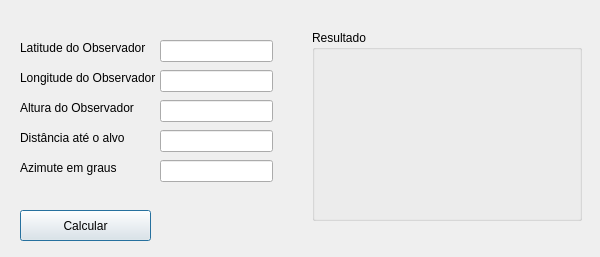
<?xml version="1.0" encoding="UTF-8"?>
<ui version="4.0">
 <class>GeoPy_Calculator</class>
 <widget class="QDialog" name="GeoPy_Calculator">
  <property name="geometry">
   <rect>
    <x>0</x>
    <y>0</y>
    <width>600</width>
    <height>257</height>
   </rect>
  </property>
  <property name="windowTitle">
   <string>Dialog</string>
  </property>
  <widget class="QGroupBox" name="cbResultado">
   <property name="geometry">
    <rect>
     <x>312</x>
     <y>30</y>
     <width>270</width>
     <height>191</height>
    </rect>
   </property>
   <property name="title">
    <string>Resultado</string>
   </property>
   <widget class="QLabel" name="label_resultado">
    <property name="geometry">
     <rect>
      <x>18</x>
      <y>49</y>
      <width>230</width>
      <height>101</height>
     </rect>
    </property>
    <property name="text">
     <string/>
    </property>
   </widget>
  </widget>
  <widget class="QPushButton" name="btnCalcular">
   <property name="geometry">
    <rect>
     <x>20</x>
     <y>210</y>
     <width>131</width>
     <height>31</height>
    </rect>
   </property>
   <property name="text">
    <string>Calcular</string>
   </property>
  </widget>
  <widget class="QLabel" name="label_lat_observador">
   <property name="geometry">
    <rect>
     <x>20</x>
     <y>40</y>
     <width>141</width>
     <height>16</height>
    </rect>
   </property>
   <property name="text">
    <string>Latitude do Observador</string>
   </property>
  </widget>
  <widget class="QLabel" name="label_lon_observador">
   <property name="geometry">
    <rect>
     <x>20</x>
     <y>70</y>
     <width>141</width>
     <height>16</height>
    </rect>
   </property>
   <property name="text">
    <string>Longitude do Observador</string>
   </property>
  </widget>
  <widget class="QLabel" name="label_alt_observador">
   <property name="geometry">
    <rect>
     <x>20</x>
     <y>100</y>
     <width>141</width>
     <height>16</height>
    </rect>
   </property>
   <property name="text">
    <string>Altura do Observador</string>
   </property>
  </widget>
  <widget class="QLabel" name="label_dist_alvo">
   <property name="geometry">
    <rect>
     <x>20</x>
     <y>130</y>
     <width>141</width>
     <height>16</height>
    </rect>
   </property>
   <property name="text">
    <string>Distância até o alvo</string>
   </property>
  </widget>
  <widget class="QLabel" name="label_azimute">
   <property name="geometry">
    <rect>
     <x>20</x>
     <y>160</y>
     <width>141</width>
     <height>16</height>
    </rect>
   </property>
   <property name="text">
    <string>Azimute em graus</string>
   </property>
  </widget>
  <widget class="QLineEdit" name="entry_lat_observador">
   <property name="geometry">
    <rect>
     <x>160</x>
     <y>40</y>
     <width>113</width>
     <height>22</height>
    </rect>
   </property>
  </widget>
  <widget class="QLineEdit" name="entry_lon_observador">
   <property name="geometry">
    <rect>
     <x>160</x>
     <y>70</y>
     <width>113</width>
     <height>22</height>
    </rect>
   </property>
  </widget>
  <widget class="QLineEdit" name="entry_alt_observador">
   <property name="geometry">
    <rect>
     <x>160</x>
     <y>100</y>
     <width>113</width>
     <height>22</height>
    </rect>
   </property>
  </widget>
  <widget class="QLineEdit" name="entry_distancia">
   <property name="geometry">
    <rect>
     <x>160</x>
     <y>130</y>
     <width>113</width>
     <height>22</height>
    </rect>
   </property>
  </widget>
  <widget class="QLineEdit" name="entry_azimute">
   <property name="geometry">
    <rect>
     <x>160</x>
     <y>160</y>
     <width>113</width>
     <height>22</height>
    </rect>
   </property>
  </widget>
 </widget>
 <resources/>
 <connections/>
</ui>
